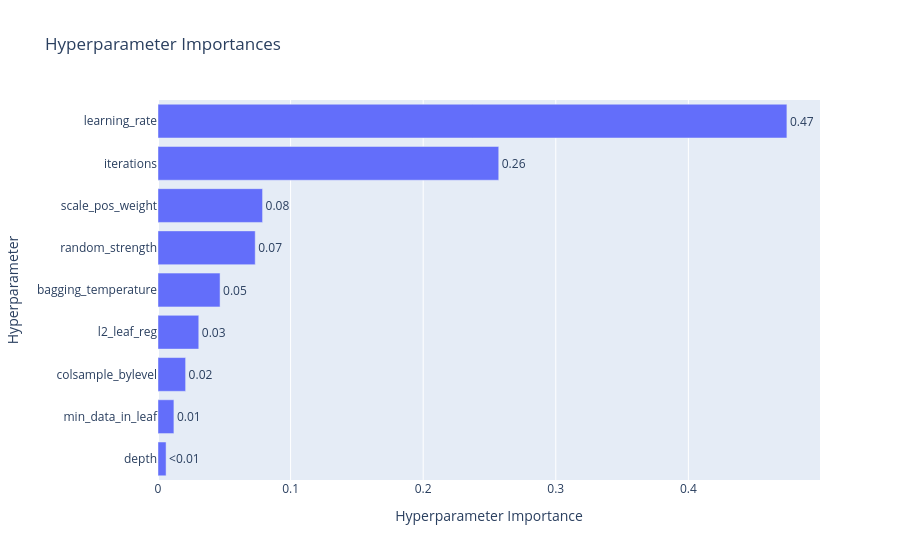

Source (notebook cell):
### Code cell
#VISUALISE PARAMETER IMPORTANCE
optuna.visualization.plot_param_importances(study_cb).show()

### Figure 1 — Plotly figure (JSON) as saved in the notebook; plotly's stock layout.template omitted (floating-point values rounded to 4 significant figures)
{"data": [{"cliponaxis": false, "hovertemplate": ["depth (IntDistribution): 0.0060970834692612086<extra></extra>", "min_data_in_leaf (IntDistribution): 0.012001069261236869<extra></extra>", "colsample_bylevel (FloatDistribution): 0.020833180628902326<extra></extra>", "l2_leaf_reg (FloatDistribution): 0.030750143822849445<extra></extra>", "bagging_temperature (FloatDistribution): 0.046805059145319995<extra></extra>", "random_strength (FloatDistribution): 0.0733348865464189<extra></extra>", "scale_pos_weight (FloatDistribution): 0.07887093341763983<extra></extra>", "iterations (IntDistribution): 0.2569871573204402<extra></extra>", "learning_rate (FloatDistribution): 0.47432048638793145<extra></extra>"], "name": "Objective Value", "orientation": "h", "text": ["<0.01", "0.01", "0.02", "0.03", "0.05", "0.07", "0.08", "0.26", "0.47"], "textposition": "outside", "type": "bar", "x": [0.006097, 0.012, 0.02083, 0.03075, 0.04681, 0.07333, 0.07887, 0.257, 0.4743], "y": ["depth", "min_data_in_leaf", "colsample_bylevel", "l2_leaf_reg", "bagging_temperature", "random_strength", "scale_pos_weight", "iterations", "learning_rate"]}], "layout": {"title": {"text": "Hyperparameter Importances"}, "xaxis": {"title": {"text": "Hyperparameter Importance"}}, "yaxis": {"title": {"text": "Hyperparameter"}}}}
